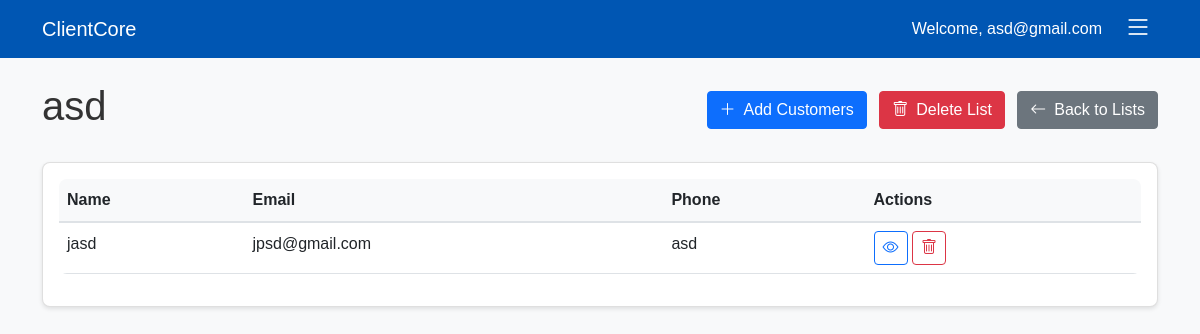
The page /list/1 (signed in) on the database as committed earlier.
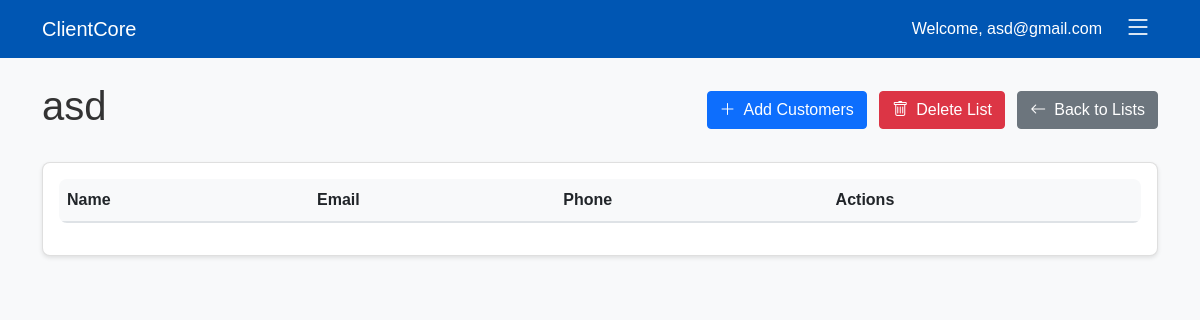
The same page on the database as committed later.
### tables this page shows
CREATE TABLE customers
                 (id INTEGER PRIMARY KEY AUTOINCREMENT,
                  name TEXT NOT NULL,
                  email TEXT,
                  phone TEXT,
                  address TEXT,
                  gender TEXT,
                  status TEXT DEFAULT 'New',
                  created_at TIMESTAMP DEFAULT CURRENT_TIMESTAMP);

### app.py (the view)
@app.route('/list/<int:list_id>')
def view_list(list_id):
    if 'user_id' not in session:
        return redirect(url_for('login'))
    conn = get_db()
    cursor = conn.cursor()
    cursor.execute('SELECT * FROM customer_lists WHERE id = ? AND user_id = ?',
                  (list_id, session['user_id']))
    list_data = cursor.fetchone()
    if not list_data:
        flash('List not found or unauthorised', 'error')
        return redirect(url_for('lists'))
    cursor.execute('''SELECT c.* FROM customers c
                 JOIN list_customers lc ON c.id = lc.customer_id
                 WHERE lc.list_id = ?
                 ORDER BY c.name''', (list_id,))
    customers = cursor.fetchall()
    cursor.execute('''SELECT c.* FROM customers c
                 WHERE c.id NOT IN (
                     SELECT customer_id FROM list_customers WHERE list_id = ?
                 )
                 ORDER BY c.name''', (list_id,))
    available_customers = cursor.fetchall()
    conn.close()
    return render_template('view_list.html',
                         list_id=list_id,
                         list_name=list_data['name'],
                         customers=customers,
                         available_customers=available_customers)

### app.py (called while the page is built)
def get_db():
    conn = sqlite3.connect('crm.db')
    conn.row_factory = sqlite3.Row
    return conn

### templates/view_list.html (shortened to what this page needs)
<!DOCTYPE html>
<html lang="en">
<head>
    <link href="https://cdn.jsdelivr.net/npm/bootstrap@5.1.3/dist/css/bootstrap.min.css" rel="stylesheet">
    <link href="https://cdn.jsdelivr.net/npm/bootstrap-icons@1.7.2/font/bootstrap-icons.css" rel="stylesheet">
</head>
<body>
    <nav class="navbar navbar-expand-lg navbar-dark">
        <div class="container">
            <a class="navbar-brand" href="{{ url_for('index') }}">ClientCore</a>
            <div class="d-flex align-items-center">
                <span class="text-white me-3">Welcome, {{ session.email }}</span>
                <div class="dropdown">
                    <button class="menu-button" type="button" id="dropdownMenuButton" data-bs-toggle="dropdown" aria-expanded="false">
                        <i class="bi bi-list"></i>
                    </button>
                </div>
            </div>
        </div>
    </nav>
    <div class="container py-4">
        <div class="d-flex justify-content-between align-items-center mb-4">
            <h1>{{ list_name }}</h1>
            <div>
                <button type="button" class="btn btn-primary me-2" data-bs-toggle="modal" data-bs-target="#addCustomersModal">
                    <i class="bi bi-plus-lg me-2"></i>Add Customers
                </button>
                <button type="button" class="btn btn-danger me-2" data-bs-toggle="modal" data-bs-target="#deleteListModal">
                    <i class="bi bi-trash me-2"></i>Delete List
                </button>
                <a href="{{ url_for('lists') }}" class="btn btn-secondary">
                    <i class="bi bi-arrow-left me-2"></i>Back to Lists
                </a>
            </div>
        </div>
        <div class="card">
            <div class="card-body">
                <div class="table-responsive">
                    <table class="table table-hover">
                        <thead>
                            <tr>
                                <th>Name</th>
                                <th>Email</th>
                                <th>Phone</th>
                                <th>Actions</th>
                            </tr>
                        </thead>
                        <tbody>
                            {% for customer in customers %}
                            <tr>
                                <td>{{ customer.name }}</td>
                                <td>{{ customer.email }}</td>
                                <td>{{ customer.phone }}</td>
                                <td>
                                    <a href="{{ url_for('view_customer', customer_id=customer.id) }}" class="btn btn-action btn-outline-primary" title="View">
                                        <i class="bi bi-eye"></i>
                                    </a>
                                    <button type="button" class="btn btn-action btn-outline-danger" title="Remove" onclick="confirmRemove({{ customer.id }})">
                                        <i class="bi bi-trash"></i>
                                    </button>
                                </td>
                            </tr>
                            {% endfor %}
                        </tbody>
                    </table>
                </div>
            </div>
        </div>
    </div>
</body>
</html>

Rows that differ between the two databases and show on the page:
removed customers: name "jasd", email "jpsd@gmail.com", phone "asd"
